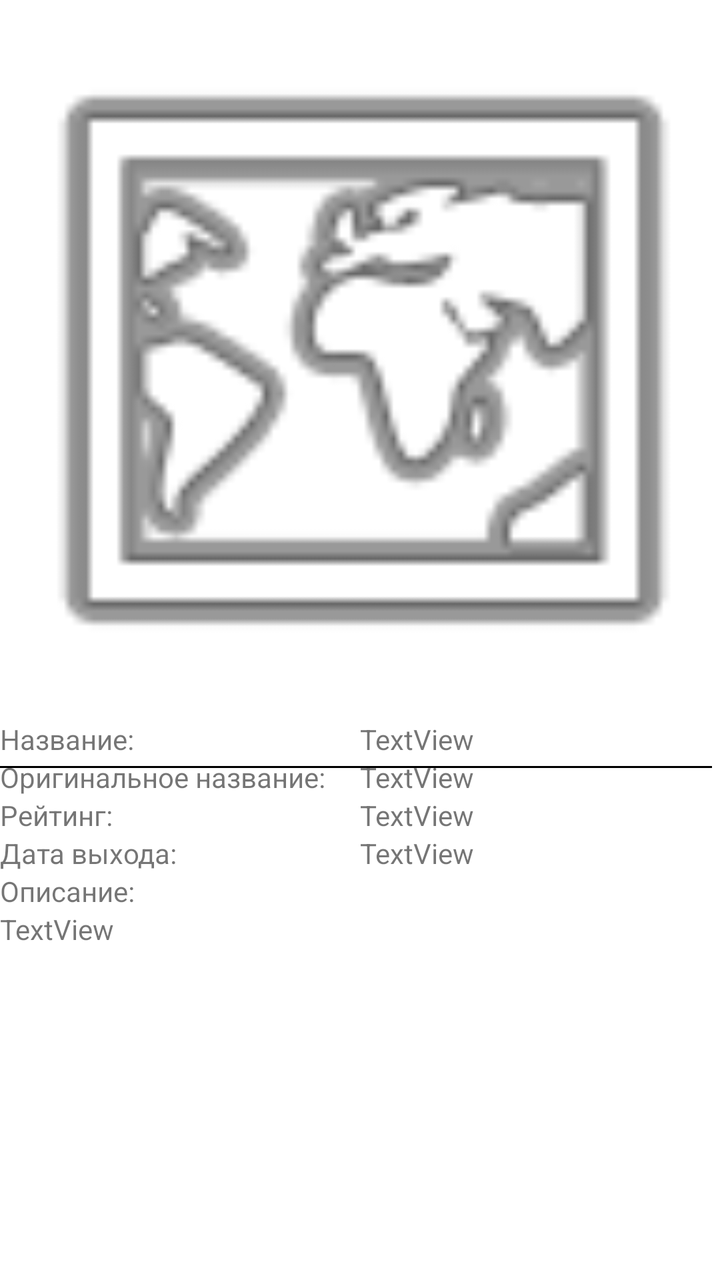
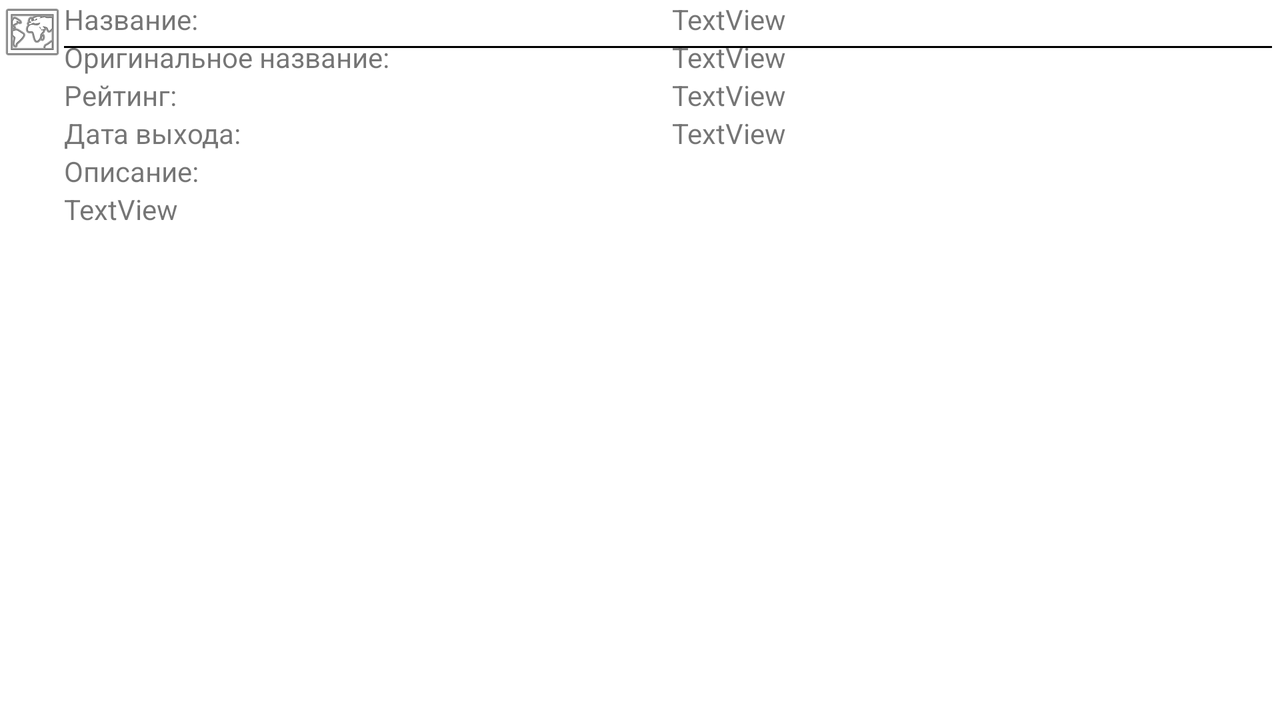

One screen, two layout resources from the same app: the default and the repository's alternative for another configuration. Each is rendered where Android would select it; the XML of both is given below.
<!-- AndroidManifest.xml: application theme Theme.MyMovies -->
<!-- res/layout/activity_detail.xml -->
<?xml version="1.0" encoding="utf-8"?>
<ScrollView xmlns:android="http://schemas.android.com/apk/res/android"
    xmlns:app="http://schemas.android.com/apk/res-auto"
    xmlns:tools="http://schemas.android.com/tools"
    android:layout_width="match_parent"
    android:layout_height="match_parent"
    android:id="@+id/scrollViewInfo">

    <androidx.constraintlayout.widget.ConstraintLayout
        android:layout_width="match_parent"
        android:layout_height="match_parent"
        tools:context=".DetailActivity">

        <ImageView
            android:id="@+id/imageViewBigPoster"
            android:layout_width="0dp"
            android:layout_height="wrap_content"
            android:adjustViewBounds="true"
            app:layout_constraintEnd_toEndOf="parent"
            app:layout_constraintHorizontal_bias="1.0"
            app:layout_constraintStart_toStartOf="parent"
            app:layout_constraintTop_toTopOf="parent"
            app:srcCompat="@android:drawable/ic_menu_mapmode" />

          <ImageView
            android:id="@+id/imageViewAddToFavorite"
            android:layout_width="@dimen/favorite_image_width"
            android:layout_height="@dimen/favorite_image_height"
            android:onClick="onClickChangeFavorite"
            app:layout_constraintBottom_toBottomOf="@+id/imageViewBigPoster"
            app:layout_constraintEnd_toEndOf="parent"
            app:srcCompat="@drawable/favourite_remove"
            tools:ignore="SpeakableTextPresentCheck" />

        <include
            layout="@layout/movie_info"
            android:id="@+id/movieInfo"
            android:layout_width="0dp"
            android:layout_height="wrap_content"
            app:layout_constraintStart_toStartOf="parent"
            app:layout_constraintEnd_toEndOf="parent"
            app:layout_constraintTop_toBottomOf="@+id/imageViewBigPoster"/>


    </androidx.constraintlayout.widget.ConstraintLayout>
</ScrollView>
<!-- res/layout/movie_info.xml (included above) -->
<?xml version="1.0" encoding="utf-8"?>
<androidx.constraintlayout.widget.ConstraintLayout xmlns:android="http://schemas.android.com/apk/res/android"
    android:layout_width="match_parent"
    android:layout_height="match_parent"
    xmlns:app="http://schemas.android.com/apk/res-auto">

    <TextView
        android:id="@+id/textViewLabelTitle"
        android:layout_width="wrap_content"
        android:layout_height="wrap_content"
        android:text="@string/title"
        app:layout_constraintStart_toStartOf="parent"
        app:layout_constraintTop_toTopOf="parent"
/>

    <View
        android:id="@+id/view"
        android:layout_width="0dp"
        android:layout_height="1dp"
        android:layout_margin="4dp"
        android:background="#000000"
        app:layout_constraintTop_toBottomOf="@id/textViewLabelTitle"
        app:layout_constraintEnd_toEndOf="parent"
        />

    <androidx.constraintlayout.widget.Guideline
        android:id="@+id/guidelineCenter"
        android:layout_width="wrap_content"
        android:layout_height="wrap_content"
        android:orientation="vertical"
        app:layout_constraintGuide_percent="0.5" />

    <TextView
        android:id="@+id/textViewTitle"
        android:layout_width="0dp"
        android:layout_height="wrap_content"
        android:text="TextView"
        app:layout_constraintEnd_toEndOf="parent"
        app:layout_constraintStart_toStartOf="@+id/guidelineCenter"
        app:layout_constraintTop_toTopOf="parent" />

    <TextView
        android:id="@+id/textViewLabelOriginalTitle"
        android:layout_width="wrap_content"
        android:layout_height="wrap_content"
        android:text="Оригинальное название:"
        app:layout_constraintStart_toStartOf="parent"
        app:layout_constraintTop_toBottomOf="@+id/textViewTitle" />

    <TextView
        android:id="@+id/textViewOriginalTitle"
        android:layout_width="0dp"
        android:layout_height="wrap_content"
        android:text="TextView"
        app:layout_constraintEnd_toEndOf="parent"
        app:layout_constraintStart_toStartOf="@+id/guidelineCenter"
        app:layout_constraintTop_toBottomOf="@+id/textViewTitle" />

    <TextView
        android:id="@+id/textViewLabelRating"
        android:layout_width="wrap_content"
        android:layout_height="wrap_content"
        android:text="Рейтинг:"
        app:layout_constraintStart_toStartOf="parent"
        app:layout_constraintTop_toBottomOf="@+id/textViewOriginalTitle" />

    <TextView
        android:id="@+id/textViewRating"
        android:layout_width="0dp"
        android:layout_height="wrap_content"
        android:text="TextView"
        app:layout_constraintEnd_toEndOf="parent"
        app:layout_constraintStart_toStartOf="@+id/guidelineCenter"
        app:layout_constraintTop_toBottomOf="@+id/textViewOriginalTitle" />

    <TextView
        android:id="@+id/textViewLabelReleaseDate"
        android:layout_width="wrap_content"
        android:layout_height="wrap_content"
        android:text="Дата выхода: "
        app:layout_constraintStart_toStartOf="parent"
        app:layout_constraintTop_toBottomOf="@+id/textViewRating" />

    <TextView
        android:id="@+id/textViewReleaseDate"
        android:layout_width="0dp"
        android:layout_height="wrap_content"
        android:text="TextView"
        app:layout_constraintEnd_toEndOf="parent"
        app:layout_constraintStart_toStartOf="@+id/guidelineCenter"
        app:layout_constraintTop_toBottomOf="@+id/textViewRating" />

    <TextView
        android:id="@+id/textViewLabelDescription"
        android:layout_width="wrap_content"
        android:layout_height="wrap_content"
        android:text="Описание:"
        app:layout_constraintStart_toStartOf="parent"
        app:layout_constraintTop_toBottomOf="@+id/textViewReleaseDate" />

    <TextView
        android:id="@+id/textViewOverview"
        android:layout_width="wrap_content"
        android:layout_height="wrap_content"
        android:text="TextView"
        app:layout_constraintStart_toStartOf="parent"
        app:layout_constraintTop_toBottomOf="@+id/textViewLabelDescription" />


    <androidx.recyclerview.widget.RecyclerView
        android:id="@+id/recyclerViewTrailers"
        android:nestedScrollingEnabled="false"
        android:layout_width="0dp"
        android:layout_height="wrap_content"
        app:layout_constraintEnd_toEndOf="parent"
        app:layout_constraintStart_toStartOf="parent"
        app:layout_constraintTop_toBottomOf="@+id/textViewOverview" />

    <androidx.recyclerview.widget.RecyclerView
        android:id="@+id/recyclerViewReviews"
        android:nestedScrollingEnabled="false"
        android:layout_width="0dp"
        android:layout_height="wrap_content"
        app:layout_constraintEnd_toEndOf="parent"
        app:layout_constraintStart_toStartOf="parent"
        app:layout_constraintTop_toBottomOf="@+id/recyclerViewTrailers" />

</androidx.constraintlayout.widget.ConstraintLayout>
<!-- resources referenced by this layout -->
<resources>
  <dimen name="favorite_image_height">60dp</dimen>
  <dimen name="favorite_image_width">60dp</dimen>
  <string name="title">"Название: "</string>
  <style name="Theme.MyMovies" parent="Theme.MaterialComponents.DayNight.DarkActionBar">
          
          <item name="colorPrimary">@color/black</item>
          <item name="colorPrimaryVariant">@color/black</item>
          <item name="colorOnPrimary">@color/white</item>
          
          <item name="colorSecondary">#E0306C</item>
          <item name="colorSecondaryVariant">@color/teal_700</item>
          <item name="colorOnSecondary">@color/black</item>
          
          <item name="android:statusBarColor" tools:targetApi="l">?attr/colorPrimaryVariant</item>
          
      </style>
  <color name="black">#FF000000</color>
  <color name="white">#FFFFFF</color>
  <color name="teal_700">#FF018786</color>
</resources>
<!-- res/layout-land/activity_detail.xml (the repository's variant of the layout above) -->
<!-- drawn on the phone turned sideways -->
<?xml version="1.0" encoding="utf-8"?>
<androidx.constraintlayout.widget.ConstraintLayout xmlns:android="http://schemas.android.com/apk/res/android"
        xmlns:app="http://schemas.android.com/apk/res-auto"
        xmlns:tools="http://schemas.android.com/tools"
        android:layout_width="match_parent"
        android:layout_height="match_parent"
        tools:ignore="ExtraText">
        tools:context=".DetailActivity">

        <ImageView
            android:id="@+id/imageViewBigPoster"
            android:layout_width="wrap_content"
            android:layout_height="0dp"
            android:adjustViewBounds="true"
            app:layout_constraintHorizontal_bias="1.0"
            app:layout_constraintStart_toStartOf="parent"
            app:layout_constraintTop_toTopOf="parent"
            app:layout_constraintTop_toBottomOf="parent"
            app:srcCompat="@android:drawable/ic_menu_mapmode" />

          <ImageView
            android:id="@+id/imageViewAddToFavorite"
            android:layout_width="@dimen/favorite_image_width"
            android:layout_height="@dimen/favorite_image_height"
            android:onClick="onClickChangeFavorite"
            app:layout_constraintBottom_toBottomOf="@+id/imageViewBigPoster"
            app:layout_constraintEnd_toEndOf="@+id/imageViewBigPoster"
            app:srcCompat="@drawable/favourite_remove"
            tools:ignore="SpeakableTextPresentCheck" />

    <ScrollView
        android:id="@+id/scrollViewInfo"
        android:layout_width="0dp"
        android:layout_height="0dp"
        app:layout_constraintBottom_toBottomOf="parent"
        app:layout_constraintTop_toTopOf="parent"
        app:layout_constraintEnd_toEndOf="parent"
        app:layout_constraintStart_toEndOf="@id/imageViewBigPoster" >

        <include
            layout="@layout/movie_info"
            android:id="@+id/movieInfo"
            android:layout_width="match_parent"
            android:layout_height="wrap_content"/>

    </ScrollView>




    </androidx.constraintlayout.widget.ConstraintLayout>
